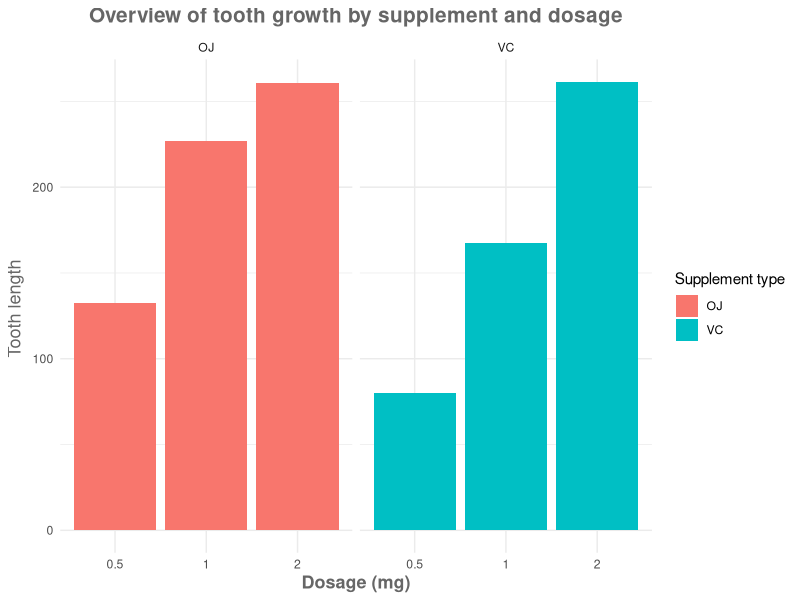
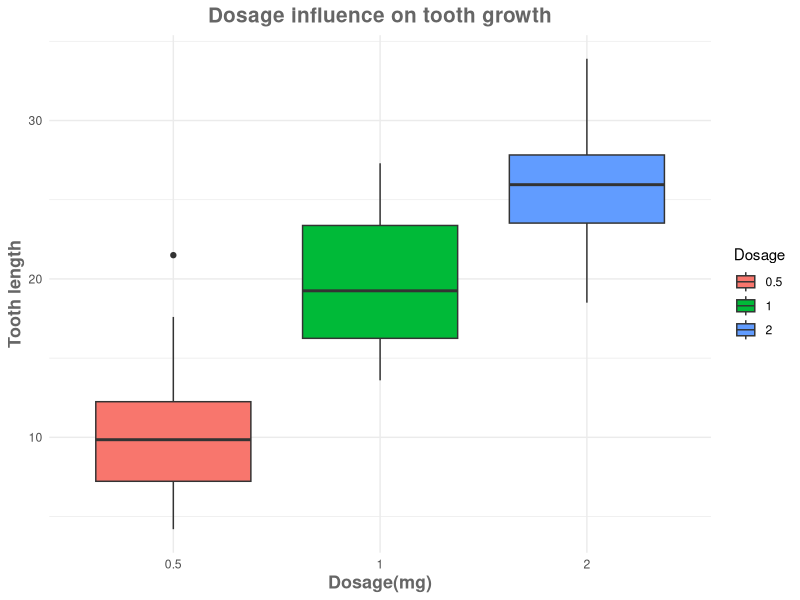
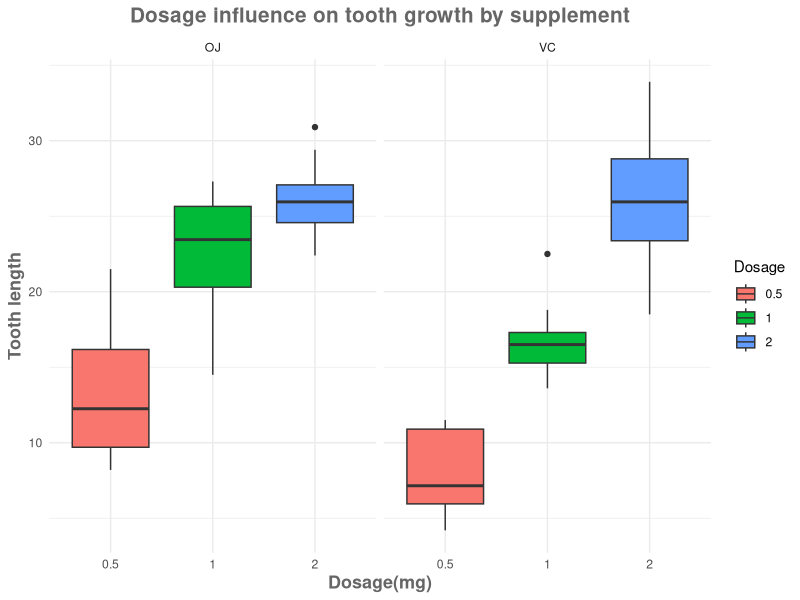

These charts were generated, in order, by the following R code:
## ---- chunk 1
knitr::opts_chunk$set(echo = TRUE)
## ---- chunk 2
library(datasets)
tooth<-ToothGrowth
head(tooth)
str(tooth)
## ---- chunk 3

library(ggplot2)
library(dplyr)

## ---- chunk 4

tooth$dose<-as.factor(tooth$dose)
ggplot(data=tooth, aes(x=dose, y=len, fill=supp)) + geom_bar(stat="identity",) + 
facet_grid(. ~ supp)+
labs(x="Dosage (mg)", y=expression("Tooth length ")) + theme_minimal()+
ggtitle("Overview of tooth growth by supplement and dosage")+ 
theme(plot.title = element_text( color="#666666", face="bold", size=15, hjust=0.5)) +
theme(axis.title = element_text( color="#666666", face="bold", size=13)) + 
guides(fill=guide_legend(title="Supplement type",face="bold", size=13))

## ---- chunk 5

ggplot(aes(x=dose, y=len), data=tooth) + geom_boxplot(aes(fill=dose)) + 
xlab("Dosage(mg)") + 
ylab("Tooth length") + guides(fill=guide_legend(title="Dosage"))+theme_minimal()+
ggtitle("Dosage influence on tooth growth")+ 
theme(plot.title = element_text( color="#666666", face="bold", size=15, hjust=0.5)) +
theme(axis.title = element_text( color="#666666", face="bold", size=13))



tooth %>% group_by(dose) %>% 
  summarize(
    mean= mean(len),
    q25 = quantile(len, 0.25),
    q75 = quantile(len, 0.75)
    ) %>% 
  as.data.frame


## ---- chunk 6
ggplot(aes(x=dose, y=len,fill=supp), data=tooth) + geom_boxplot(aes(fill=dose)) + 
xlab("Dosage(mg)") + 
facet_grid(. ~ supp)+
ylab("Tooth length") + guides(fill=guide_legend(title="Dosage"))+theme_minimal()+
ggtitle("Dosage influence on tooth growth by supplement")+ 
theme(plot.title = element_text( color="#666666", face="bold", size=15, hjust=0.5)) +
theme(axis.title = element_text( color="#666666", face="bold", size=13))

## ---- chunk 7
t.test(len ~ supp, ToothGrowth, var.equal = FALSE)

## ---- chunk 8


tooth1<-subset(tooth, tooth$dose==0.5 | tooth$dose==1)
t.test(len ~ dose, data = tooth1)

## ---- chunk 9


tooth2<-subset(tooth, tooth$dose==0.5 | tooth$dose==2)
t.test(len ~ dose, data = tooth2)

## ---- chunk 10


tooth3<-subset(tooth, tooth$dose==1 | tooth$dose==2)
t.test(len ~ dose, data = tooth3)

